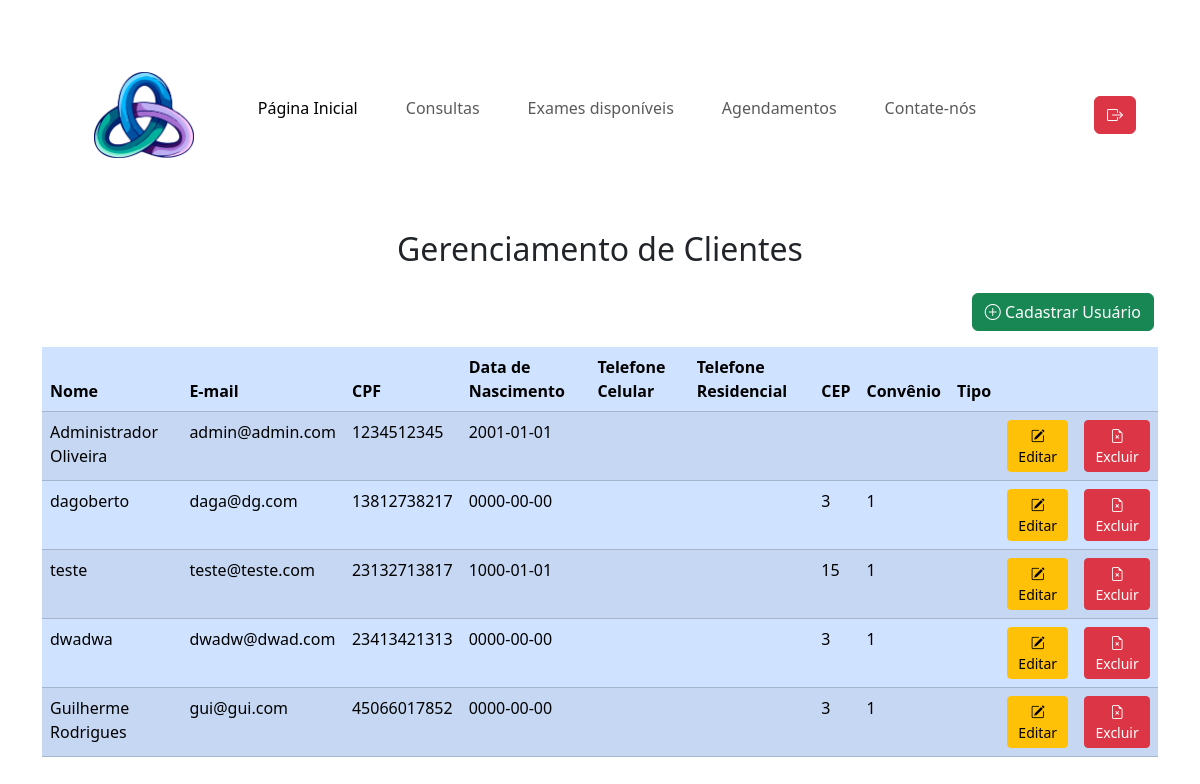
/MedTime/actions/clientes/gerenciamento_clientes.php?falha=cadastrarcliente (signed in), run on the app's committed database.
### tables this page shows
CREATE TABLE `clientes` (
  `id` int(11) NOT NULL,
  `nome` varchar(300) NOT NULL,
  `email` varchar(300) NOT NULL,
  `senha` varchar(300) NOT NULL,
  `cpf` varchar(11) NOT NULL,
  `data_nascimento` date NOT NULL,
  `telefone_celular` varchar(10) DEFAULT NULL,
  `telefone_residencial` varchar(10) DEFAULT NULL,
  `id_localizacao` int(11) DEFAULT NULL,
  `id_convenio` int(11) DEFAULT NULL
);

### MedTime/classes/Cliente.class.php (called while the page is built, shortened)
<?php
class Cliente {
    public function Listar(){
        $sql = "SELECT * FROM clientes";
        $banco = Banco::conectar();
        $comando = $banco->prepare($sql);
        $comando->execute();
        $resultado = $comando->fetchAll(PDO::FETCH_ASSOC);
        return $resultado;
    }
}
?>

### MedTime/actions/clientes/gerenciamento_clientes.php (the view, shortened to what this page needs)
<?php
require_once('../../classes/Cliente.class.php');
$cliente = new Cliente();
$lista_clientes = $cliente->Listar();
?>
<!DOCTYPE html>
<html lang="pt-br">
<head>
  <link href="https://cdn.jsdelivr.net/npm/bootstrap@5.3.3/dist/css/bootstrap.min.css" rel="stylesheet">
  <link rel="stylesheet" href="https://cdn.jsdelivr.net/npm/bootstrap-icons@1.11.3/font/bootstrap-icons.min.css">
</head>
<body>
  <div class="container-fluid mt-5">
    <nav class="navbar navbar-expand-lg navbar-custom righteous-regular">
      <div class="container-fluid">
        <div class="collapse navbar-collapse justify-content-center py-2" id="navbarNav">
          <ul class="navbar-nav">
            <li class="nav-item px-3 mx-3">
              <a class="nav-link active" href="#">
                <img src="../../img/logo.png" alt="logo" width="100px">
              </a>
            </li>
            <li class="nav-item px-3 mt-4">
              <a class="nav-link active" aria-current="page" href="#">Página Inicial</a>
            </li>
            <li class="nav-item px-3 mt-4">
              <a class="nav-link" href="#">Consultas</a>
            </li>
            <li class="nav-item px-3 mt-4">
              <a class="nav-link" href="#">Exames disponíveis</a>
            </li>
            <li class="nav-item px-3 mt-4">
              <a class="nav-link" href="#">Agendamentos</a>
            </li>
            <li class="nav-item px-3 mt-4">
              <a class="nav-link" href="#">Contate-nós</a>
            </li>
          </ul>
        </div>
      </div>
      <div class="d-flex justify-content-end mx-5">
        <a class="btn btn-danger mx-1 text-white" href="logout.php">
          <i class="bi bi-box-arrow-right"></i>
        </a>
      </div>
    </nav>
  </div>
  <div class="container mt-5">
    <h2 class="text-center mb-4">Gerenciamento de Clientes</h2>
    <div class="row mb-3">
      <div class="col d-flex justify-content-end">
        <button type="button" class="btn btn-success mx-1" data-toggle="modal" data-target="#modalCadastro"><i class="bi bi-plus-circle"></i> Cadastrar Usuário</button>
      </div>
    </div>
    <table class="table table-striped table-hover table-primary ">
      <thead>
        <tr>
          <th>Nome</th>
          <th>E-mail</th>
          <th>CPF</th>
          <th>Data de Nascimento</th>
          <th>Telefone Celular</th>
          <th>Telefone Residencial</th>
          <th>CEP</th>
          <th>Convênio</th>
          <th>Tipo</th>
          <th></th>
          <th></th>
        </tr>
      </thead>
      <tbody>
        <?php foreach ($lista_clientes as $cliente) { ?>
          <tr>
            <td><?= $cliente['nome']; ?></td>
            <td><?= $cliente['email']; ?></td>
            <td><?= $cliente['cpf']; ?></td>
            <td><?= $cliente['data_nascimento']; ?></td>
            <td><?= $cliente['telefone_celular']; ?></td>
            <td><?= $cliente['telefone_residencial']; ?></td>
            <td><?= $cliente['id_localizacao']; ?></td>
            <td><?= $cliente['id_convenio']; ?></td>
            <td><?= $cliente['tipo'];?></td>
            <td><button type="submit" class="btn btn-warning btn-sm" data-toggle="modal" data-target="#modalEdicao" data-id="<?= $cliente['id']; ?>" data-nome="<?= $cliente['nome']; ?>" data-email="<?= $cliente['email']; ?>" data-cpf="<?= $cliente['cpf']; ?>" data-data_nascimento="<?= $cliente['data_nascimento']; ?>" data-telefone_celular="<?= $cliente['telefone_celular']; ?>" data-telefone_residencial="<?= $cliente['telefone_residencial']; ?>" data-id_localizacao="<?= $cliente['id_localizacao']; ?>" data-id_convenio="<?= $cliente['id_convenio']; ?>">
                <i class="bi bi-pencil-square"></i> Editar</button></td>
            <td><a href="#" class="btn btn-danger btn-sm" onclick="excluir(<?= $cliente['id']; ?>)"><i class="bi bi-file-earmark-x"></i> Excluir</a></td>
          </tr>
        <?php } ?>
      </tbody>
    </table>
  </div>
</body>
</html>

### data on the page
clientes: nome "Administrador Oliveira", email "admin@admin.com", cpf "1234512345", data_nascimento "2001-01-01"
clientes: nome "dagoberto", email "daga@dg.com", cpf "13812738217", data_nascimento "0000-00-00", id_localizacao "3", id_convenio "1"
clientes: nome "teste", email "teste@teste.com", cpf "23132713817", data_nascimento "1000-01-01", id_localizacao "15", id_convenio "1"
clientes: nome "dwadwa", email "dwadw@dwad.com", cpf "23413421313", data_nascimento "0000-00-00", id_localizacao "3", id_convenio "1"
clientes: nome "Guilherme Rodrigues", email "gui@gui.com", cpf "45066017852", data_nascimento "0000-00-00", id_localizacao "3", id_convenio "1"
